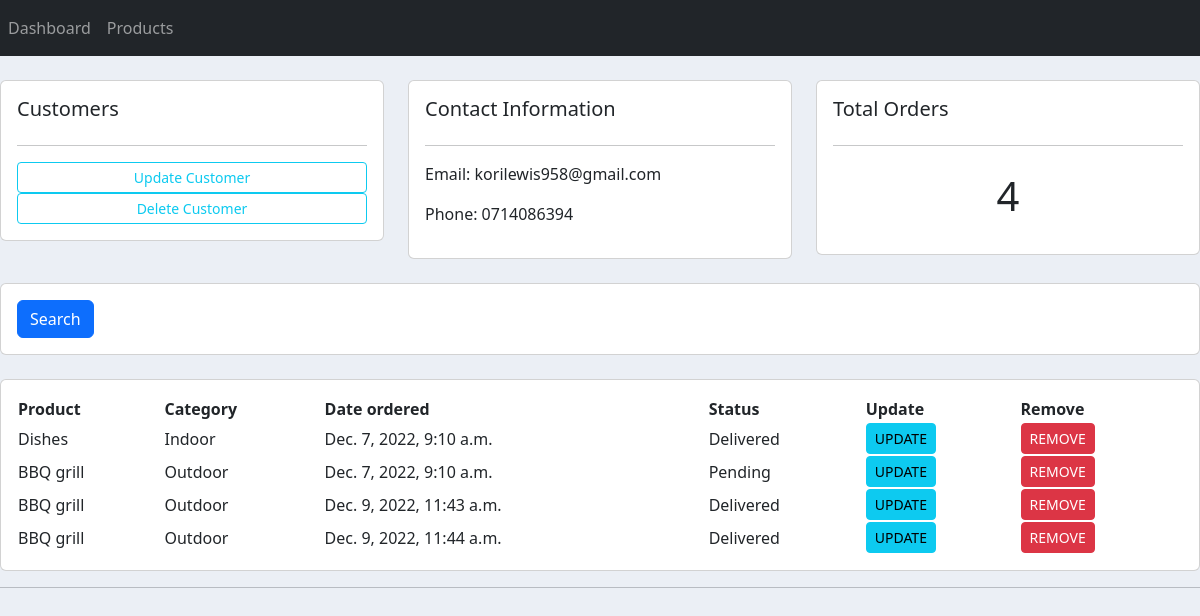
The app's page /customer/1/ with its own data.
### accounts/models.py (models this page shows, shortened)
class Customer(models.Model):
    name=models.CharField(max_length=200, null=True)
    phone=models.CharField(max_length=200, null=True)
    email=models.CharField(max_length=200, null=True)
    date_created=models.DateTimeField(auto_now_add=True, null=True)

class Order(models.Model):
    STATUS=(
        ('Pending','Pending'),
        ('Out for Delivery','Out for Delivery'),
        ('Delivered','Delivered'),
    )
    customer=models.ForeignKey(Customer, null=True, on_delete=models.SET_NULL)
    product=models.ForeignKey(Product,null=True, on_delete=models.SET_NULL)
    date_created=models.DateTimeField(auto_now_add=True, null=True)
    status=models.CharField(max_length=200, null=True, choices=STATUS)

class Product(models.Model):
    CATEGORY=(
        ('Indoor','Indoor'),
        ('Outdoor','Outdoor'),
    )
    name=models.CharField(max_length=200, null=True)
    price=models.FloatField(null=True)
    category=models.CharField(max_length=200, null=True, choices=CATEGORY)
    description=models.CharField(max_length=200, null=True)
    date_created=models.DateTimeField(auto_now_add=True, null=True)
    tags=models.ManyToManyField(Tag)
    def __str__(self):
        return self.name

### accounts/views.py (the view)
# urls.py: path('customer/<str:pk>/', views.customer, name='customer'),
def customer(request, pk):
    customer=Customer.objects.get(id=pk)
    orders=customer.order_set.all()
    total_customer=orders.count()
    context={'customer':customer, 'orders':orders, 'total_customer':total_customer}
    return render(request, 'accounts/customer.html',context)

### accounts/templates/accounts/customer.html
{% extends 'accounts/main.html'%}
{%block content%}
<br>
<div class="row">
    <div class="col-md">
        <div class="card card-body">
            <h5>Customers</h5>
            <hr>
            <a href="" class="btn btn-outline-info btn-sm btn-block">Update Customer</a>
            <a href="" class="btn btn-outline-info btn-sm btn-block">Delete Customer</a>
        </div>
    </div>
    <div class="col-md">
        <div class="card card-body">
            <h5>Contact Information</h5>
            <hr>
            <p>Email: {{customer.email}}</p>
            <p>Phone: {{customer.phone}}</p>
        </div>
    </div>
    <div class="col-md">
        <div class="card card-body">
            <h5>Total Orders</h5>
            <hr>
            <h1 style="text-align:center; padding:10px"> {{total_customer}}</h1>
        </div>
    </div>
</div>
<br>
<div class="row">
    <div class="col">
        <div class="card card-body">
            <form action="get">
                <button class="btn btn-primary" type="submit">Search</button>
            </form>
        </div>
    </div>
</div>
<br>
<div class="row">
    <div class="col-md">
        <div class="card card-body">
            <table>
                <tr>
                    <th>Product</th>
                    <th>Category</th>
                    <th>Date ordered</th>
                    <th>Status</th>
                    <th>Update</th>
                    <th>Remove</th>
                </tr>
                {% for order in orders %}
                    <tr>
                        <td>{{order.product}}</td>
                        <td>{{order.product.category}}</td>
                        <td>{{order.date_created}}</td>
                        <td>{{order.status}}</td>
                        <td><a class="btn btn-sm btn-info" href="">UPDATE</a></td>
                        <td><a class="btn btn-sm btn-danger" href="">REMOVE</a></td>
                    </tr>
                {% endfor %}
            </table>
        </div>
    </div>
</div>
{%endblock%}

### static/css/main.css (style rules this page uses)
body { background-color: #ebeff5; }

### records on screen
Customer: email "korilewis958@gmail.com", phone "0714086394"
Order: product "Dishes", product.category "Indoor", date_created "Dec. 7, 2022, 9:10 a.m.", status "Delivered"
Order: product "BBQ grill", product.category "Outdoor", date_created "Dec. 7, 2022, 9:10 a.m.", status "Pending"
Order: product "BBQ grill", product.category "Outdoor", date_created "Dec. 9, 2022, 11:43 a.m.", status "Delivered"
Order: product "BBQ grill", product.category "Outdoor", date_created "Dec. 9, 2022, 11:44 a.m.", status "Delivered"

### other values on screen
{{ total_customer }} "4"
